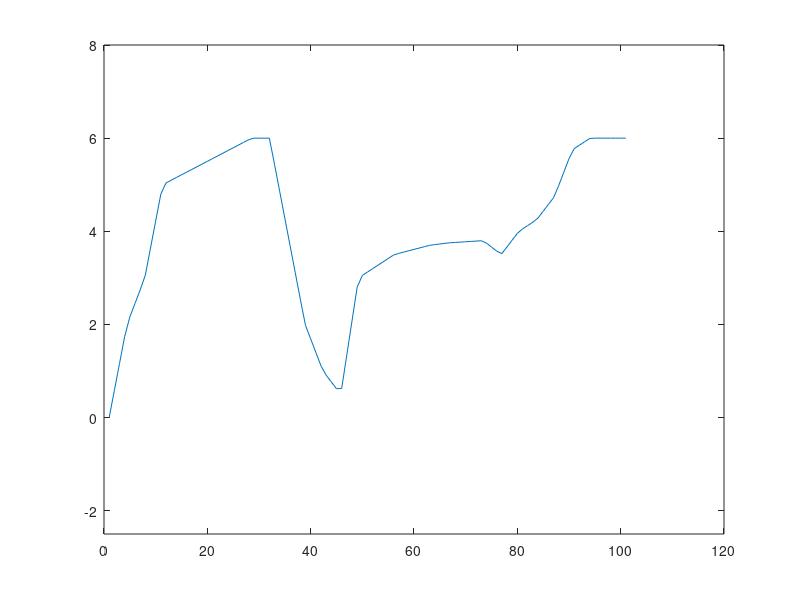

Source code (MATLAB):
clear
close all

% This recreates the animation in the revolut.com app, just for fun
values = [0 2 3 5 5.2 5.4 5.6 5.8 6 6 4 2 1 0.5 3 3.25 3.5 3.6 3.7 3.75 3.775 3.8 3.5 4 4.25 4.75 5.75 6 6 6];

%%

x = linspace(0,1,101);
y = interp1(linspace(0,1,30),values,x);
%y = y + [zeros(1,21), ones(1,59), zeros(1,21)];
%rng(1)
%y = rand(size(x));

dt = 0.1;
ts = 0:dt:250;
outy = zeros(length(ts), length(y));
controly = zeros(length(ts), length(y));
%controly = y;
d2udx2 = zeros(length(ts), length(y));
olderror = 0;

% controller config
k_p = 0.5;
k_d = 3;
% k_p = 0;
% k_d = 0;
I = 10;

% wave physics
if false
    c = 0.1;
    zeta = 1;
    k_i = 0.002;
else
    c = 0;
    zeta = 0;
    k_i = 0.00;
end
%outy = y;

% inits
outy_dot = 0;
y_ext = zeros(1,length(x) + 2);
error_i = 0;

tic
i = 1;
ystep = 1;
for t = ts
   
   
   % two forces act on each osciallator: the control force to reach the
   % final shape and the one given by the linear wave equation. Instead of
   % forces, lets directly use accelerations
   
   % first apply the linear control accelaration to each oscillator:
   % sequentially add more authority to the controller:
   controly(i,:) = controly(max(i-1,1),:);
   if ~mod(t,1)
       controly(i, min(ystep,length(y))) = y( min(ystep,length(y)) );
       ystep = ystep + 1;
   end
   
   % evaluate errors
   error = controly(i,:) - outy(max(i-1,1),:);
   error_d = (error - olderror) / dt; % fwd 
   error_i = error_i + error;
   olderror = error;
   
   % linear control law:
   outy_dotdot_control = error_i * k_i + error * k_p + error_d * k_d;
   
   
   % linear wave equation, beun as fuck
   % central difference 2nd order
   h = [1 -2 1];
   % extend domain
   y_ext(2:end-1) = outy(max(i-1,1),:);
   y_ext(1) = controly(1);
   y_ext(end) = controly(end);
   % compute 2nd derivative using image filtering techniques (yes, beun)
   d2udx2_ext = imfilter(y_ext,h); % on extended domain
   d2udx2(i,:) = d2udx2_ext(2:end-1);
   % fwd derivative of curvature (model friction damping) u_xxt
   % this also acts as artificial dispersion
   speed = ( d2udx2(max(i-1,1),:) - d2udx2(max(i-2,1),:) ) / dt;
   outy_dotdot_wave = c^2 * d2udx2(i,:) + zeta * speed;
   
   % time stepping:
   outy_dotdot = 1/I * (outy_dotdot_control + outy_dotdot_wave);
   outy_dot    = outy_dot + outy_dotdot * dt; % fwd euler, should be good enough
   outy(i,:)   = outy(max(i-1,1),:) + outy_dot * dt; % fwd euler, should be good enough
   
   
   i = i + 1;
end
toc

%% oscillator response

if false
    fig1 = figure();
    plot(ts,outy(:,50))
    hold on
    plot(ts,controly(:,50))
end

%% animate

if true
    
    fig = figure();
    hold on;
    i = 1;
    for i = 1:2/dt:length(ts)
        clf
        plot(outy(i,:))
        ylim([-2.5,8]);
        xlim([0,120]);
        drawnow
        pause(0.001)
        if ~(mod(i-1,100))
            disp(num2str(round((i) / length(ts) * 100)))
        end
    end
    

end